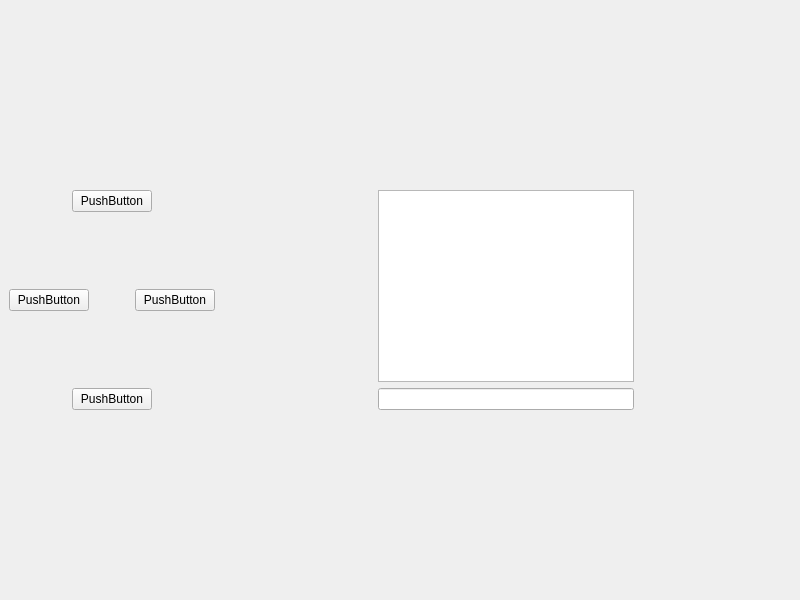
<?xml version="1.0" encoding="UTF-8"?>
<ui version="4.0">
 <class>MainWindow</class>
 <widget class="QMainWindow" name="MainWindow">
  <property name="geometry">
   <rect>
    <x>0</x>
    <y>0</y>
    <width>800</width>
    <height>600</height>
   </rect>
  </property>
  <property name="windowTitle">
   <string>MainWindow</string>
  </property>
  <widget class="QWidget" name="centralwidget">
   <layout class="QVBoxLayout" name="verticalLayout_3">
    <item>
     <spacer name="verticalSpacer_3">
      <property name="orientation">
       <enum>Qt::Orientation::Vertical</enum>
      </property>
      <property name="sizeHint" stdset="0">
       <size>
        <width>20</width>
        <height>177</height>
       </size>
      </property>
     </spacer>
    </item>
    <item>
     <layout class="QHBoxLayout" name="horizontalLayout_4">
      <item>
       <layout class="QVBoxLayout" name="verticalLayout">
        <item>
         <layout class="QHBoxLayout" name="horizontalLayout_3">
          <item>
           <spacer name="horizontalSpacer_2">
            <property name="orientation">
             <enum>Qt::Orientation::Horizontal</enum>
            </property>
            <property name="sizeHint" stdset="0">
             <size>
              <width>40</width>
              <height>20</height>
             </size>
            </property>
           </spacer>
          </item>
          <item>
           <widget class="QPushButton" name="pushButton_w">
            <property name="text">
             <string>PushButton</string>
            </property>
           </widget>
          </item>
          <item>
           <spacer name="horizontalSpacer_3">
            <property name="orientation">
             <enum>Qt::Orientation::Horizontal</enum>
            </property>
            <property name="sizeHint" stdset="0">
             <size>
              <width>40</width>
              <height>20</height>
             </size>
            </property>
           </spacer>
          </item>
         </layout>
        </item>
        <item>
         <spacer name="verticalSpacer">
          <property name="orientation">
           <enum>Qt::Orientation::Vertical</enum>
          </property>
          <property name="sizeHint" stdset="0">
           <size>
            <width>20</width>
            <height>40</height>
           </size>
          </property>
         </spacer>
        </item>
        <item>
         <layout class="QHBoxLayout" name="horizontalLayout">
          <item>
           <widget class="QPushButton" name="pushButton_a">
            <property name="text">
             <string>PushButton</string>
            </property>
           </widget>
          </item>
          <item>
           <spacer name="horizontalSpacer">
            <property name="orientation">
             <enum>Qt::Orientation::Horizontal</enum>
            </property>
            <property name="sizeHint" stdset="0">
             <size>
              <width>40</width>
              <height>20</height>
             </size>
            </property>
           </spacer>
          </item>
          <item>
           <widget class="QPushButton" name="pushButton_d">
            <property name="text">
             <string>PushButton</string>
            </property>
           </widget>
          </item>
         </layout>
        </item>
        <item>
         <spacer name="verticalSpacer_2">
          <property name="orientation">
           <enum>Qt::Orientation::Vertical</enum>
          </property>
          <property name="sizeHint" stdset="0">
           <size>
            <width>20</width>
            <height>40</height>
           </size>
          </property>
         </spacer>
        </item>
        <item>
         <layout class="QHBoxLayout" name="horizontalLayout_2">
          <item>
           <spacer name="horizontalSpacer_4">
            <property name="orientation">
             <enum>Qt::Orientation::Horizontal</enum>
            </property>
            <property name="sizeHint" stdset="0">
             <size>
              <width>40</width>
              <height>20</height>
             </size>
            </property>
           </spacer>
          </item>
          <item>
           <widget class="QPushButton" name="pushButton_s">
            <property name="text">
             <string>PushButton</string>
            </property>
           </widget>
          </item>
          <item>
           <spacer name="horizontalSpacer_5">
            <property name="orientation">
             <enum>Qt::Orientation::Horizontal</enum>
            </property>
            <property name="sizeHint" stdset="0">
             <size>
              <width>40</width>
              <height>20</height>
             </size>
            </property>
           </spacer>
          </item>
         </layout>
        </item>
       </layout>
      </item>
      <item>
       <spacer name="horizontalSpacer_6">
        <property name="orientation">
         <enum>Qt::Orientation::Horizontal</enum>
        </property>
        <property name="sizeHint" stdset="0">
         <size>
          <width>40</width>
          <height>20</height>
         </size>
        </property>
       </spacer>
      </item>
      <item>
       <layout class="QVBoxLayout" name="verticalLayout_2">
        <item>
         <widget class="QListWidget" name="listWidget"/>
        </item>
        <item>
         <widget class="QLineEdit" name="lineEdit"/>
        </item>
       </layout>
      </item>
      <item>
       <spacer name="horizontalSpacer_7">
        <property name="orientation">
         <enum>Qt::Orientation::Horizontal</enum>
        </property>
        <property name="sizeHint" stdset="0">
         <size>
          <width>40</width>
          <height>20</height>
         </size>
        </property>
       </spacer>
      </item>
     </layout>
    </item>
    <item>
     <spacer name="verticalSpacer_4">
      <property name="orientation">
       <enum>Qt::Orientation::Vertical</enum>
      </property>
      <property name="sizeHint" stdset="0">
       <size>
        <width>20</width>
        <height>176</height>
       </size>
      </property>
     </spacer>
    </item>
   </layout>
  </widget>
 </widget>
 <resources/>
 <connections/>
</ui>
